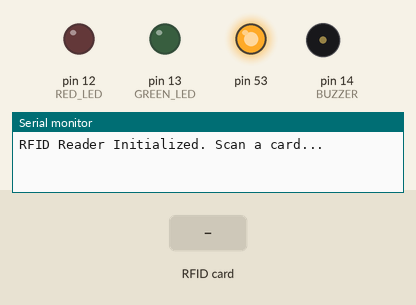
This sketch was run on a simulated Arduino Mega 2560, built with avr-gcc and run on an emulated ATmega2560. Shown: output pins drawn as LEDs (lit = HIGH), buzzer (waves = sounding, pin HIGH), the last lines printed to the serial monitor. The test bench sets the inputs (shaded band).

Above: at 1.2 s.
1.3 s: RFID card 12 34 56 78 held to the reader
At 2.0 s:
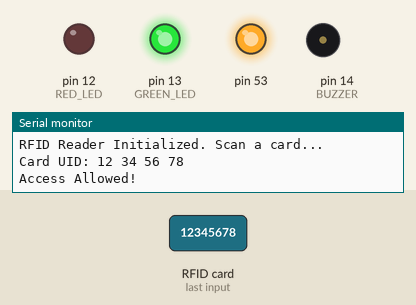
4.3 s: RFID card 5E 7A 19 C4 held to the reader
At 5.1 s:
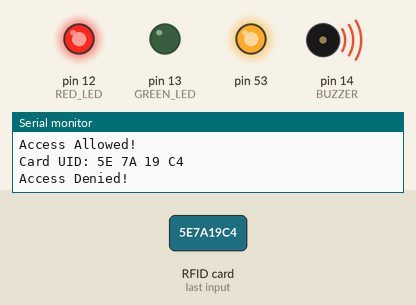
Timing chart, 0 to 7.3 s (numbered marks = the images above; inputs shaded):
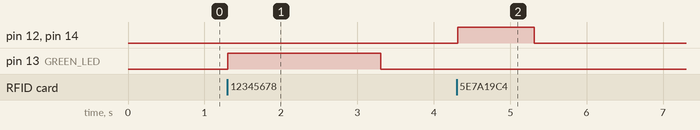

Measured:
- after the input at 1.3 s, pin 13 (GREEN_LED): LOW → HIGH at once, → LOW 2.0 s later
- after the input at 4.3 s, pin 12 (RED_LED), pin 14 (BUZZER): LOW → HIGH at once, → LOW 1.0 s later

The sketch:

sketch_apr14a.ino
```cpp
#include <SPI.h>
#include <MFRC522.h>

// Pin definitions
#define RST_PIN 22
#define SS_PIN 21
#define GREEN_LED 13
#define RED_LED 12
#define BUZZER 14

// Create MFRC522 instance
MFRC522 rfid(SS_PIN, RST_PIN);

// Authorized card UID (replace with your card's UID)
byte authorizedUID[] = {0x12, 0x34, 0x56, 0x78}; // Example UID, update this!

void setup() {
  // Initialize serial communication
  Serial.begin(115200);

  // Initialize SPI
  SPI.begin();

  // Initialize RFID reader
  rfid.PCD_Init();
  Serial.println("RFID Reader Initialized. Scan a card...");

  // Set pin modes
  pinMode(GREEN_LED, OUTPUT);
  pinMode(RED_LED, OUTPUT);
  pinMode(BUZZER, OUTPUT);

  // Turn off LEDs and buzzer initially
  digitalWrite(GREEN_LED, LOW);
  digitalWrite(RED_LED, LOW);
  digitalWrite(BUZZER, LOW);
}

void loop() {
  // Check for a new card
  if (!rfid.PICC_IsNewCardPresent() || !rfid.PICC_ReadCardSerial()) {
    return;
  }

  // Read the card's UID
  Serial.print("Card UID: ");
  for (byte i = 0; i < rfid.uid.size; i++) {
    Serial.print(rfid.uid.uidByte[i], HEX);
    Serial.print(" ");
  }
  Serial.println();

  // Check if the UID matches the authorized one
  bool accessGranted = true;
  for (byte i = 0; i < 4; i++) { // Assuming 4-byte UID
    if (rfid.uid.uidByte[i] != authorizedUID[i]) {
      accessGranted = false;
      break;
    }
  }

  if (accessGranted) {
    // Access Allowed: Turn on green LED
    Serial.println("Access Allowed!");
    digitalWrite(GREEN_LED, HIGH);
    delay(2000); // Keep LED on for 2 seconds
    digitalWrite(GREEN_LED, LOW);
  } else {
    // Access Denied: Turn on red LED and buzzer
    Serial.println("Access Denied!");
    digitalWrite(RED_LED, HIGH);
    digitalWrite(BUZZER, HIGH);
    delay(1000); // Keep LED and buzzer on for 1 second
    digitalWrite(RED_LED, LOW);
    digitalWrite(BUZZER, LOW);
  }

  // Halt PICC and stop encryption
  rfid.PICC_HaltA();
  rfid.PCD_StopCrypto1();
}
```
